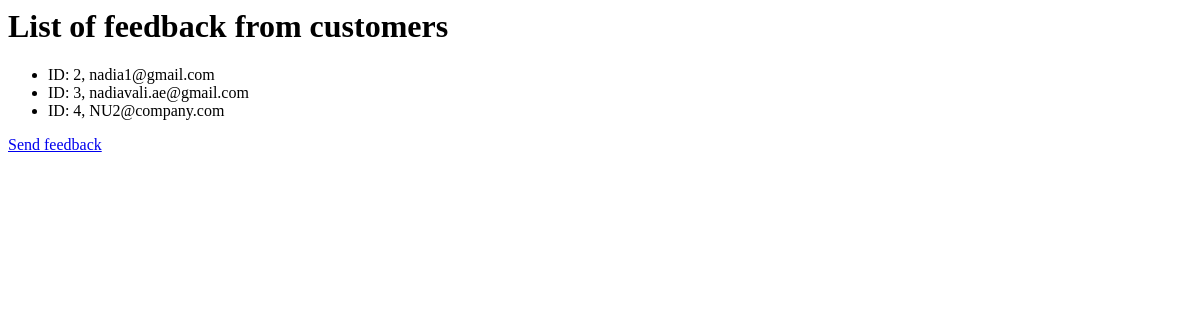
Before: / with the older database file.
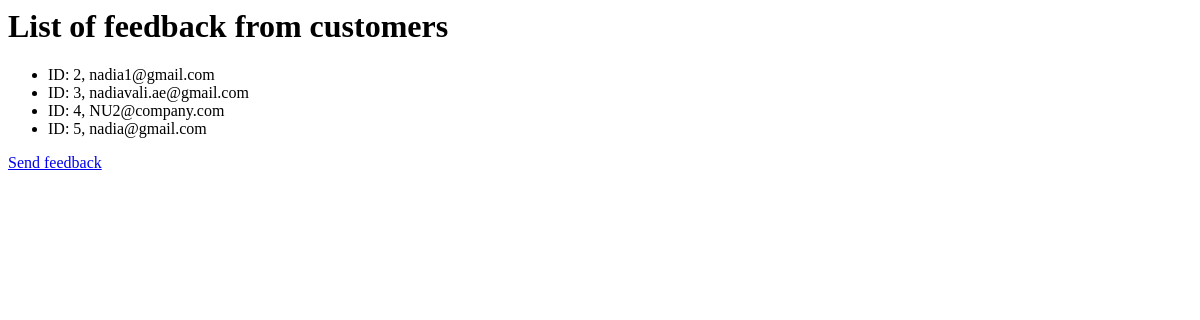
After: the same page with the newer database file.
### feedback/models.py (models this page shows)
class Feedback(models.Model):
    email = models.EmailField()
    name = models.CharField(max_length=500)
    message = models.TextField()
    created_at = models.DateTimeField(default=timezone.now)
    def __str__(self) -> str:
        return f"ID: {self.id}, {self.email}"

### feedback/views.py (the view)
# urls.py: path("", list_view, name="list"),
def list_view(request):
    feedback = Feedback.objects.all()
    return render(request, 'feedback/index.html', {'feedback': feedback})

### feedback/templates/feedback/index.html
<h1>List of feedback from customers</h1>
<ul>
    {% for a_feedback in feedback %}
    <li>{{ a_feedback }}</li>
    {% endfor %}
</ul>
<a href="{% url 'feedback:new_feedback' %}">Send feedback</a>

Changed rows visible on the page:
added Feedback: id+email "ID: 5, nadia@gmail.com"
